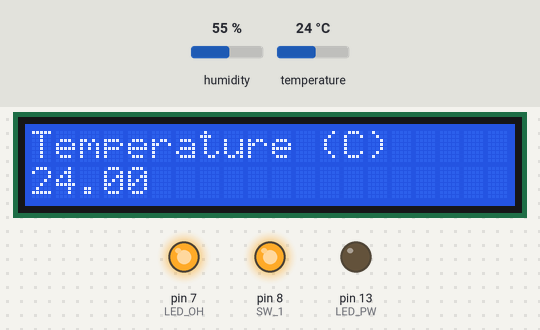
Bench run of a sketch on a simulated Arduino Uno, built with avr-gcc and run on an emulated ATmega328P. Shown: 20×2 character LCD, output pins drawn as LEDs (lit = HIGH). The test bench sets the inputs (shaded band); at power-on: temperature 24 °C, humidity 55 %.

Above: at 1.2 s.
1.3 s: temperature set to 12 °C
At 2.4 s:
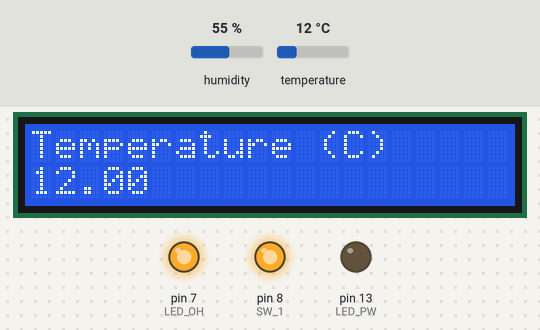
2.8 s: temperature set to 19 °C
At 3.4 s:
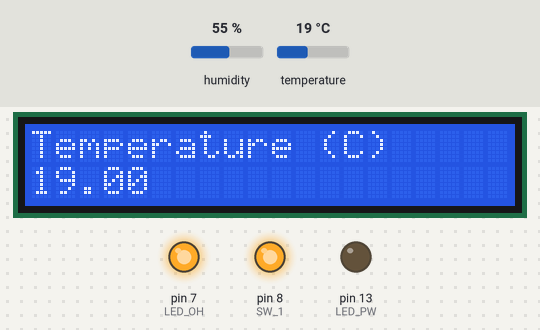
4.3 s: temperature set to 28 °C
At 5.7 s:
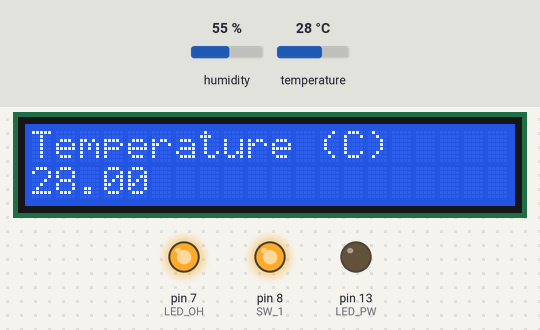
Timing chart, 0 to 7.3 s (numbered marks = the images above; inputs shaded):
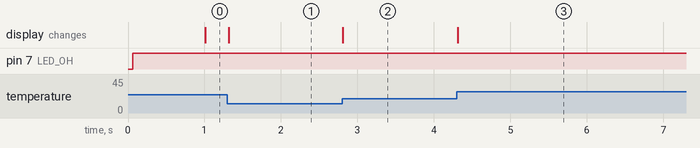

Measured:
- after the input at 1.3 s, the display: changes at once (image 1)
- after the input at 2.8 s, the display: changes at once (image 2)
- after the input at 4.3 s, the display: changes at once (image 3)

The sketch:

meteo02.ino
```cpp
/*
meteo v0.2
*/
#include <LiquidCrystal.h>
#include <DHT.h>

/*

Pinout for Zyxel U-336S lc board main connector 34-pin
1  3  5  7  9  11 13 15 17 19 21 23 25 27 29 31 33
:  :  :  :  :  :  :  :  :  :  :  :  :  :  :  :  :
2  4  6  8  10 12 14 16 18 20 22 24 26 28 30 32 34

1 DTR led |3 TXD led |5 RXD led |7 GND |9  V0 |11 RW |13 D0 |15 D2|17 D4 |19 D6 |21-GND |23-SW3 |25-SW4 |27-GND    | 29-CD led |31-GND    |33-VCC
2 PWR led |4 OH led  |6 AA led  |8 VCC |10 RS |12 E  |14 D1 |16 D3|18 D5 |20 D7 |22-VCC |24-SW1 |26-SW2 |28-CTS led| 30-DSR led|32-RTS led|34-VCC

Pinout for HD44780-compatible display on Zyxel U-336S lcd board 16-pin
1  GND|2  VCC
3  V0 |4  RS
5  RW |6  E
7  D0 |8  D1
9  D2 |10 D3
11 D4 |12 D5
13 D6 |14 D7
15 BLA|16 BLK
(BLA=VCC, BLK=GND)

Connect display to Arduino:
 RS (LCD pin 4) to Arduino pin 12
 RW (LCD pin 5) to Arduino pin 11
  E (LCD pin 6) to Arduino pin 10
 LCD pins D4, D5, D6, D7 to Arduino pins 6, 5, 4, 3

*/

dht DHT;
LiquidCrystal lcd(12, 11, 10, 6, 5, 4, 3);
const byte SW_1=8;
const byte LED_PW=13;
const byte LED_OH=7;
const byte DHT22_PIN=9;
const long interval=1000;
byte sw1_state=0;
byte sw2_state=0;
byte sw3_state=0;
byte sw4_state=0;
unsigned long previousMillis = 0;
int stateOH = HIGH;
int buttons_state = 0;

struct
{
    uint32_t total;
    uint32_t ok;
    uint32_t crc_error;
    uint32_t time_out;
    uint32_t connect;
    uint32_t ack_l;
    uint32_t ack_h;
    uint32_t unknown;
} stat = { 0,0,0,0,0,0,0,0};

void setup()
{
  lcd.begin(20,2);              // columns, rows.  use 16,2 for a 16x2 LCD, etc.
  lcd.clear();                  // start with a blank screen
  pinMode(LED_PW, OUTPUT);
  pinMode(LED_OH, OUTPUT);
  pinMode(SW_1,OUTPUT);
  digitalWrite(SW_1, HIGH);		//
}

void displayTemp()
{
	lcd.setCursor(0,0);           // set cursor to column 0, row 0 (the first row)
  	lcd.print("Temperature (C)");    // change this text to whatever you like. keep it clean.
  	lcd.setCursor(0,1);           // set cursor to column 0, row 1
  	lcd.print(DHT.temperature);   // print temperature
}

void displayHumid()
{
	lcd.setCursor(0,0);           // set cursor to column 0, row 0 (the first row)
	lcd.print("Humidity (%)   ");    // change this text to whatever you like. keep it clean.
  	lcd.setCursor(0,1);           // set cursor to column 0, row 1
  	lcd.print(DHT.humidity);      // print humidity
}

void DHT_stat()
{
	if (stat.total % 20 == 0)
    {   lcd.println("TOT OK CRC TO UNK");
        lcd.print(stat.total);
        lcd.print(" ");
        lcd.print(stat.ok);
        lcd.print(" ");
        lcd.print(stat.crc_error);
        lcd.print(" ");
        lcd.print(stat.time_out);
        lcd.print(" ");
        lcd.print(stat.connect);
        lcd.print(" ");
        lcd.print(stat.ack_l);
        lcd.print(" ");
        lcd.print(stat.ack_h);
        lcd.print(" ");
        lcd.print(stat.unknown);
    }
}

void loop()
{   unsigned long currentMillis=millis();
    if (currentMillis - previousMillis >= interval)
    {
    	previousMillis = currentMillis;
    	int chk = DHT.read22(DHT22_PIN);
    	switch (chk)
    	{	case DHTLIB_OK:
        		stat.ok++;
        		Serial.print("OK");
        		break;
    		case DHTLIB_ERROR_CHECKSUM:
        		stat.crc_error++;
        		Serial.print("CHK SUM ERROR");
        		break;
    		case DHTLIB_ERROR_TIMEOUT:
        		stat.time_out++;
        		Serial.print("TIME OUT ERROR");
        		break;
    		default:
        		stat.unknown++;
        		Serial.print("UNKNOWN ERROR");
        		break;
    	}
    }
    else
    {
    	sw1_state = digitalRead(SW_1);
        switch (buttons_state) {
            case 1:

                break;
            case 2:
                break;
            case 3:
                break;
            case 4:
                break;

        }
    	if (sw1_state==LOW && previousMillis==1)
    	{
    		if (stateOH==HIGH)
    			{
    				stateOH=LOW;
    		}
    		else
    		{
    			stateOH=HIGH;
    		}
    	}
    	digitalWrite(LED_OH, stateOH);
    	previousMillis=sw1_state;
    	if (stateOH==LOW)
    		displayHumid();
    	else
    		displayTemp();
    }

    stat.total++;
}

/* ------------------------------------------------------------------------------- */
```
